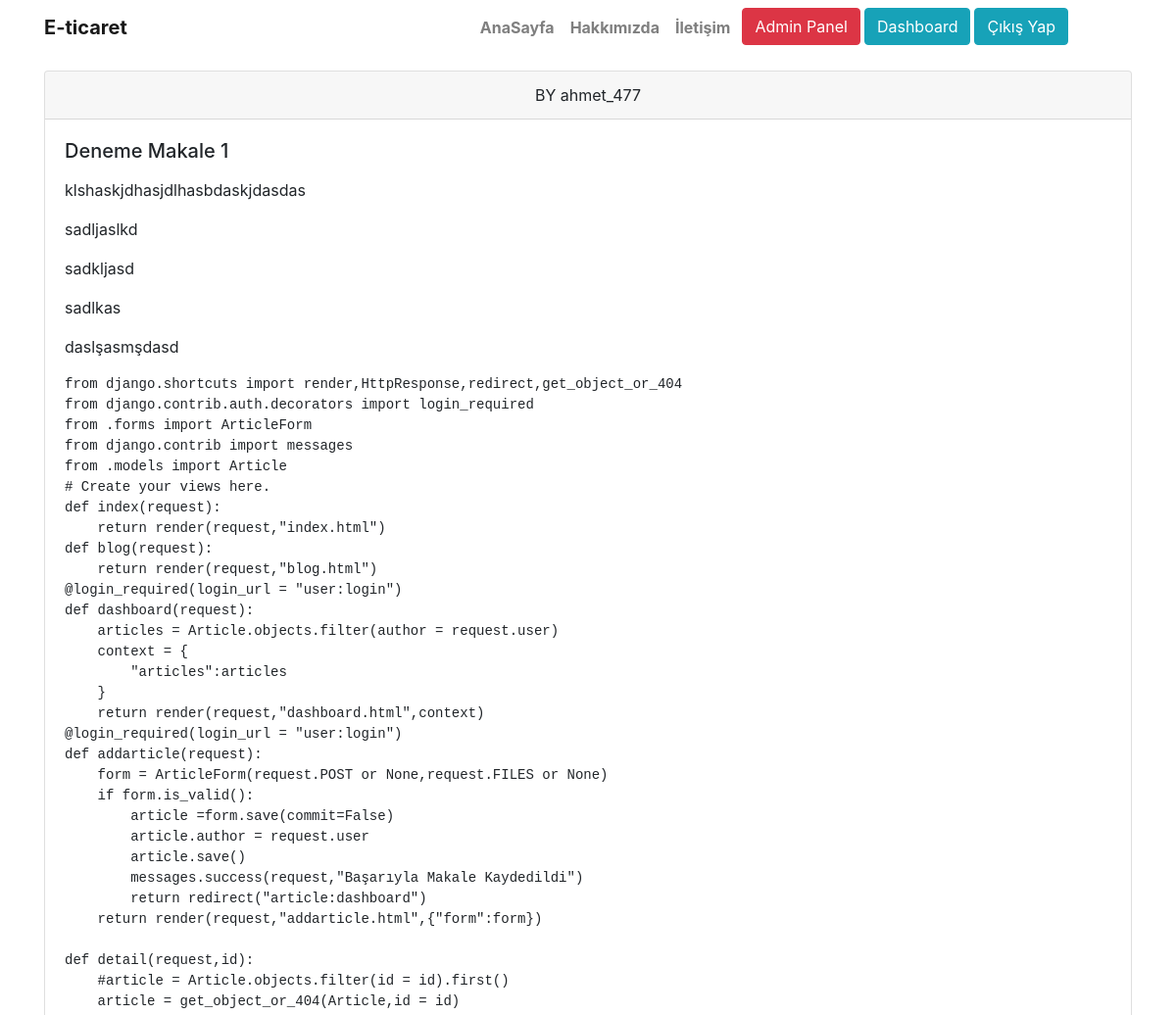
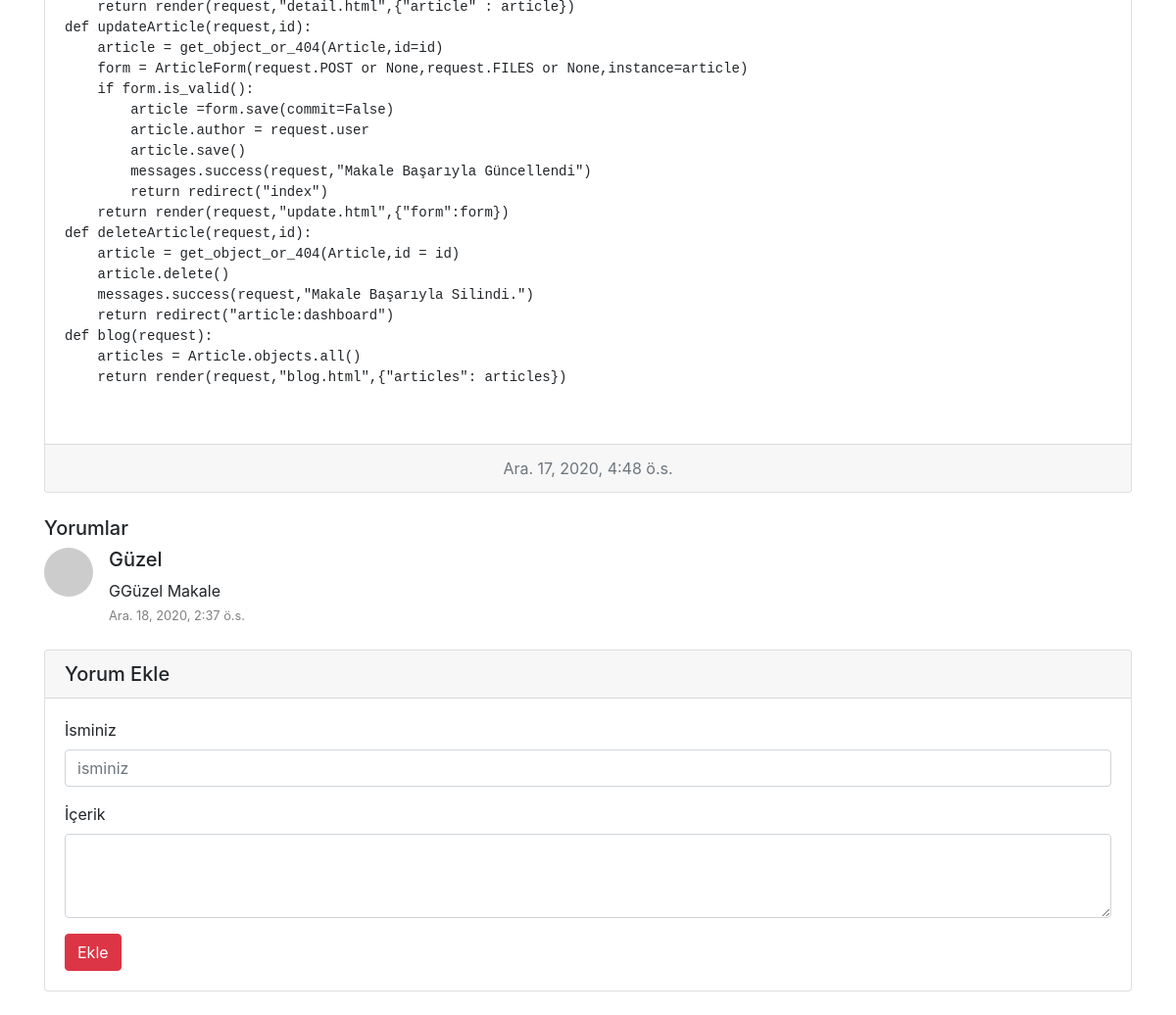
/articles/article/Deneme Makale 1 (signed in), run on the app's committed database (2 pictures, top to bottom).
### article/models.py (models this page shows, shortened)
class Article(models.Model):
    author = models.ForeignKey('auth.User', on_delete=models.CASCADE,verbose_name="Yazar")
    title =models.CharField(max_length=50,verbose_name="Başlık")
    content = RichTextField()
    created_date = models.DateTimeField(auto_now_add=True,verbose_name="Oluşturulma Tarihi")
    article_image = models.FileField(blank = True,null = True,verbose_name="Makaleye Fotoğraf Ekle")

class Comment(models.Model):
    article = models.ForeignKey(Article,on_delete= models.CASCADE,verbose_name="Makale",related_name = "comments")
    comment_author = models.CharField(max_length=50,verbose_name="İsim")
    comment_content = models.CharField(max_length=200,verbose_name="Yorum")
    comment_date = models.DateTimeField(auto_now_add=True)

### article/views.py (the view)
# urls.py: path('article/<str:title>',views.detail,name = "detail"),
def detail(request,title):
    article = get_object_or_404(Article,title = title)
    comments = article.comments.all()
    return render(request,"detail.html",{"article" : article,"comments":comments})

### templates/detail.html (shortened to what this page needs)
{% extends "leyaut.html" %}
{% block body %}
{% include "inculudes/navbar.html" %}
<div class="container">
<div class="card text-left">
  <div class="card-header text-center">
    BY {{article.author}}
  </div>
  <div class="card-body">
    <h5 class="card-title">{{article.title}}</h5>
    <p class="card-text">{{article.content|safe}}</p>
  </div>
  <div class="card-footer text-muted text-center">
    {{article.created_date}}
  </div>
</div>
<br>
<h5>Yorumlar</h5>
{% if comments %}
{% for comment in comments %}
<div class="media mb-4">
          <img class="d-flex mr-3 rounded-circle" src="http://placehold.it/50x50" alt="">
          <div class="media-body">
            <h5 class="mt-0">{{comment.comment_author}}</h5>
            {{comment.comment_content}}
            <br>
            <small style="color:grey;">{{comment.comment_date}}</small>
          </div>
        </div>
{% endfor %}
{% else %}
<div class="alert alert-danger">Henüz Yorum Yapılmamış</div>
{% endif %}
        <div class="card my-4">
          <h5 class="card-header">Yorum Ekle</h5>
          <div class="card-body">
            <form method="post" action="{% url 'article:comment' article.id %}">
              <div class="form-group">
              <label for="exampleFormControlInput1">İsminiz</label>
               <input name = "comment_author" class="form-control"  placeholder="isminiz">
              </div>
              <div class="form-group">
              <label for="exampleFormControlInput1">İçerik</label>
                <textarea name = "comment_content" class="form-control" rows="3"></textarea>
              </div>
              <button type="submit" class="btn btn-danger">Ekle</button>
            </form>
          </div>
        </div>
</div>
{% endblock body %}

### data on the page
Article: author "ahmet_477", title "Deneme Makale 1", content "klshaskjdhasjdlhasbdaskjdasdas sadljaslkd sadkljasd sadlkas daslşasmşdasd from django.shortcuts import render,HttpResponse,redirect,get_object_or_404 from django.contrib.auth.decorators import login_required from .forms import ArticleForm from django.contrib import messages from .models import Article # Create your views here. def index(request): return render(request,\"index.html\") def blog(request): return render(request,\"blog.html\") @login_required(login_url = \"user:login\") def dashboard(request): articles = Article.objects.filter(author = request.user) context = { \"articles\":articles } return render(request,\"dashboard.html\",context) @login_required(login_url = \"user:login\") def…", created_date "Ara. 17, 2020, 4:48 ö.s."
Comment: comment_author "Güzel", comment_content "GGüzel Makale", comment_date "Ara. 18, 2020, 2:37 ö.s."
